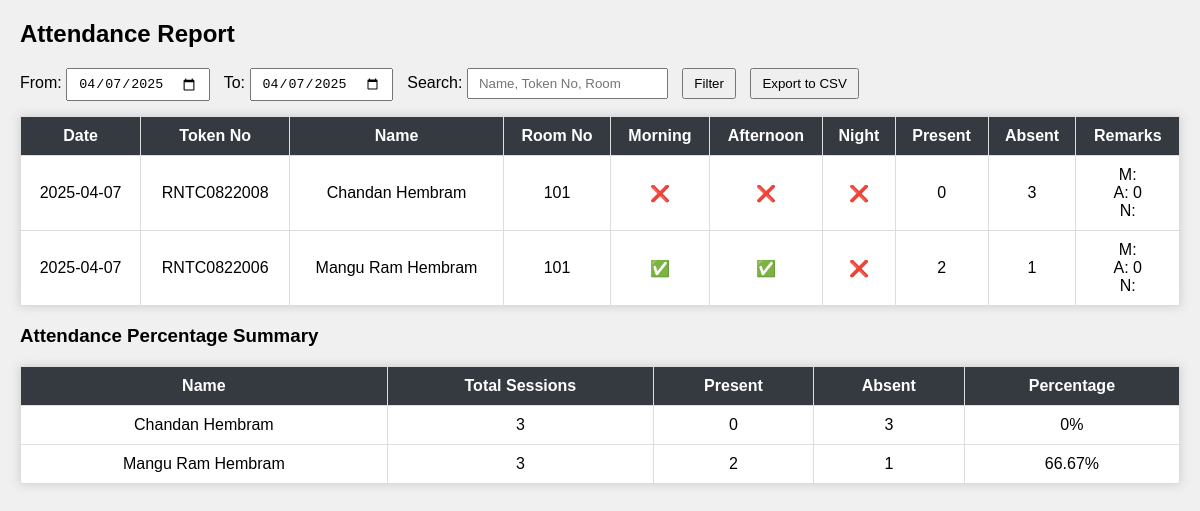
The app's page /view_attendance.php with its own data.
### tables this page shows
CREATE TABLE `attendance` (
  `id` int(11) NOT NULL,
  `student_id` int(11) NOT NULL,
  `token_no` varchar(50) DEFAULT NULL,
  `name` varchar(255) DEFAULT NULL,
  `date` date DEFAULT NULL,
  `room_no` varchar(50) DEFAULT NULL,
  `morning` tinyint(1) DEFAULT NULL,
  `remark_morning` text DEFAULT NULL,
  `afternoon` tinyint(1) DEFAULT NULL,
  `remark_afternoon` text DEFAULT NULL,
  `night` tinyint(1) DEFAULT NULL,
  `remark_night` text DEFAULT NULL,
  `created_at` timestamp NOT NULL DEFAULT current_timestamp()
);

### view_attendance.php (the view, shortened to what this page needs)
<?php
include 'db.php';
$from = $_GET['from'] ?? date('Y-m-d');
$to = $_GET['to'] ?? date('Y-m-d');
$search = $_GET['search'] ?? "";
$stmt = $conn->prepare("SELECT * FROM attendance WHERE date BETWEEN ? AND ? AND (name LIKE ? OR token_no LIKE ? OR room_no LIKE ?) ORDER BY date, name");
$like = "%$search%";
$stmt->bind_param("sssss", $from, $to, $like, $like, $like);
$stmt->execute();
$result = $stmt->get_result();
?>
<!DOCTYPE html>
<html lang="en">
<head>
</head>
<body>
  <h2>Attendance Report</h2>
  <form method="get" class="filters">
    <label>From: <input type="date" name="from" value="<?= $from ?>"></label>
    <label>To: <input type="date" name="to" value="<?= $to ?>"></label>
    <label>Search: <input type="text" name="search" placeholder="Name, Token No, Room" value="<?= htmlspecialchars($search) ?>"></label>
    <button type="submit">Filter</button>
    <button type="submit" name="export" value="csv">Export to CSV</button>
  </form>
  <table>
    <thead>
      <tr>
        <th>Date</th>
        <th>Token No</th>
        <th>Name</th>
        <th>Room No</th>
        <th>Morning</th>
        <th>Afternoon</th>
        <th>Night</th>
        <th>Present</th>
        <th>Absent</th>
        <th>Remarks</th>
      </tr>
    </thead>
    <tbody>
      <?php
      $attendanceCount = [];
      if ($result->num_rows > 0) {
        while ($row = $result->fetch_assoc()) {
          $present = $row['morning'] + $row['afternoon'] + $row['night'];
          $absent = 3 - $present;
          $id = $row['student_id'];
          if (!isset($attendanceCount[$id])) {
            $attendanceCount[$id] = ['name' => $row['name'], 'total' => 0, 'present' => 0];
          }
          $attendanceCount[$id]['total'] += 3;
          $attendanceCount[$id]['present'] += $present;
          echo "<tr>
            <td>{$row['date']}</td>
            <td>{$row['token_no']}</td>
            <td>{$row['name']}</td>
            <td>{$row['room_no']}</td>
            <td>" . ($row['morning'] ? "✅" : "❌") . "</td>
            <td>" . ($row['afternoon'] ? "✅" : "❌") . "</td>
            <td>" . ($row['night'] ? "✅" : "❌") . "</td>
            <td>$present</td>
            <td>$absent</td>
            <td>
              M: {$row['remark_morning']}<br>
              A: {$row['remark_afternoon']}<br>
              N: {$row['remark_night']}
            </td>
          </tr>";
        }
      } else {
        echo "<tr><td colspan='10'>No records found.</td></tr>";
      }
      ?>
    </tbody>
  </table>
  <h3>Attendance Percentage Summary</h3>
  <table>
    <thead>
      <tr>
        <th>Name</th>
        <th>Total Sessions</th>
        <th>Present</th>
        <th>Absent</th>
        <th>Percentage</th>
      </tr>
    </thead>
    <tbody>
      <?php
      foreach ($attendanceCount as $entry) {
        $absent = $entry['total'] - $entry['present'];
        $percent = $entry['total'] > 0 ? round(($entry['present'] / $entry['total']) * 100, 2) : 0;
        echo "<tr>
          <td>{$entry['name']}</td>
          <td>{$entry['total']}</td>
          <td>{$entry['present']}</td>
          <td>{$absent}</td>
          <td>{$percent}%</td>
        </tr>";
      }
      ?>
    </tbody>
  </table>
</body>
</html>

### view_attendance.php (style rules this page uses)
body { font-family: Arial; margin: 20px; background: #f0f0f0; }
table { width: 100%; border-collapse: collapse; background: #fff; box-shadow: 0 0 10px #ccc; margin-top: 10px; }
th, td { padding: 10px; border: 1px solid #ddd; text-align: center; }
th { background-color: #343a40; color: white; }
.filters { margin-bottom: 15px; }
.filters input, .filters button { padding: 6px 10px; margin-right: 10px; }

### records on screen
attendance: date "2025-04-07", token_no "RNTC0822008", name "Chandan Hembram", room_no "101", morning "0", absent "3", remark_afternoon "0", total "3", present "0", percent "0"
attendance: date "2025-04-07", token_no "RNTC0822006", name "Mangu Ram Hembram", room_no "101", present "2", morning "1", remark_afternoon "0"

### other values on screen
$entry['name'] "Mangu Ram Hembram"
$entry['total'] "3"
$entry['present'] "2"
$absent "1"
$percent "66.67"
